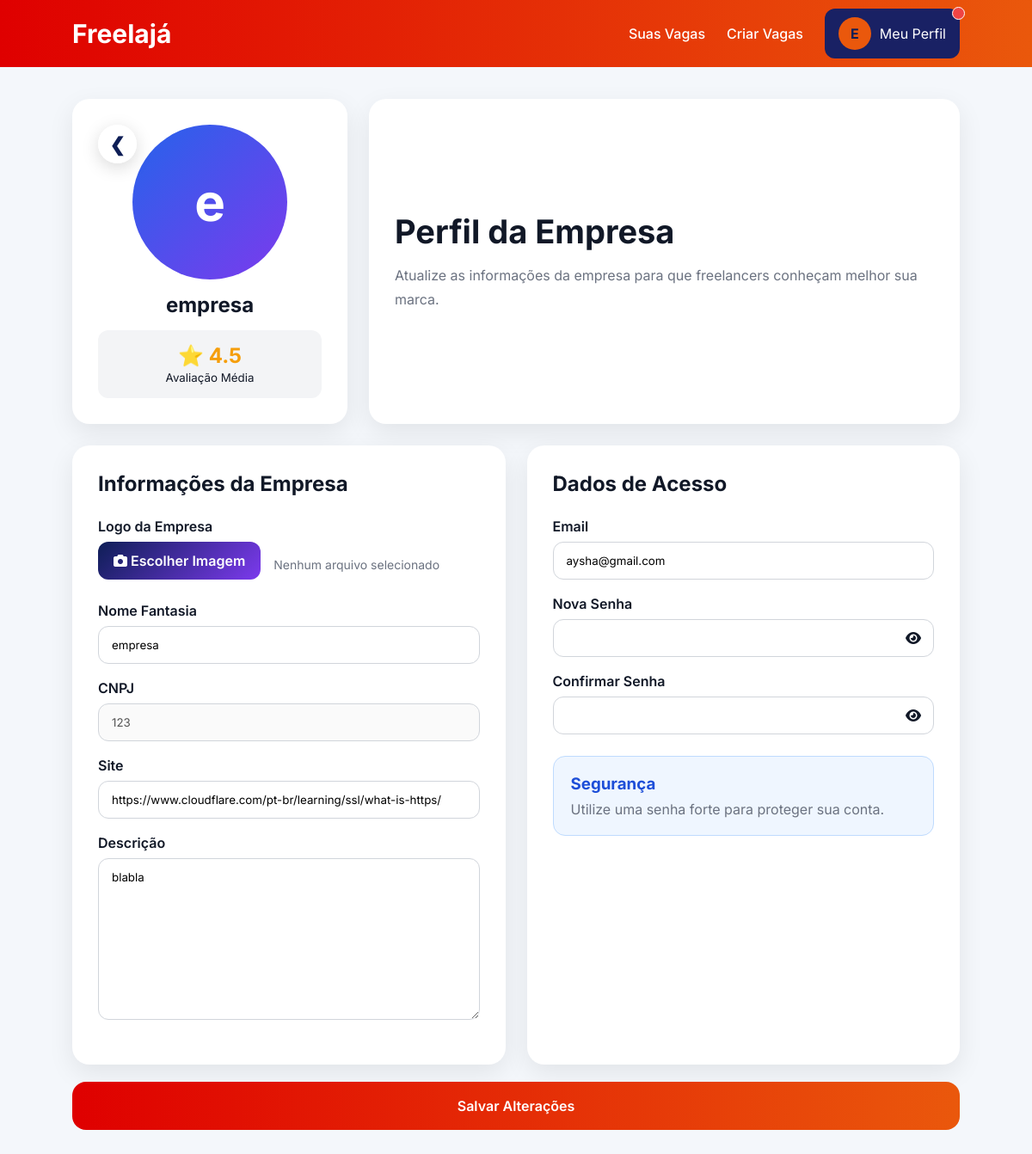
Page /perfis/meuPerfilEmpresa/ (signed in) on the committed database.
### usuario/models.py (models this page shows, shortened)
class Usuario(AbstractUser): #herda de AbstractUser para usar o sistema de autenticação do Django
    TIPOS = (
        ('empresa', 'Empresa'),
        ('freelancer', 'Freelancer'),
    )
    tipo_usuario = models.CharField(
        max_length=20,
        choices=TIPOS
    )

### perfis/models.py (models this page shows, shortened)
class Empresa(models.Model):  # modelo para representar as empresas que vão criar os eventos
    usuario = models.OneToOneField( #relacionamento um-para-um com o modelo Usuario, garantindo que cada empresa tenha um acesso associado
        Usuario,
        on_delete=models.CASCADE
    )
    foto = models.ImageField(
        upload_to='empresas/',
        blank=True,
        null=True
    )
    nomeFantasia = models.CharField(max_length=100)
    cnpj = models.CharField(max_length=18, unique=True)
    descricao = models.TextField()
    site = models.URLField(blank=True, null=True)
    avaliacao_media = models.FloatField(default=0, validators=[MinValueValidator(0), MaxValueValidator(5)])

### perfis/views.py (the view)
# urls.py: path( 'meuPerfilEmpresa/', views.meuPerfilEmpresa, name='meuPerfilEmpresa')
@login_required
def meuPerfilEmpresa(request):
    empresa = get_object_or_404(Empresa, usuario=request.user)
    if request.method == "POST":
        form = PerfilEmpresaForm(
            request.POST,
            request.FILES,
            instance=empresa
        )
        if form.is_valid():
            senha = form.cleaned_data.get("nova_senha")
            confirmar = form.cleaned_data.get("confirmar_senha")
            if senha and senha != confirmar:
                messages.error(
                    request,
                    "As senhas não coincidem."
                )
            else:
                form.save()
                update_session_auth_hash(
                        request,
                        request.user
                    )
                messages.success(
                    request,
                    "Perfil atualizado com sucesso!"
                )
                return redirect('homeEmpresa')
    else:
        form = PerfilEmpresaForm(
            instance=empresa
        )
    return render(
        request,
        "meuPerfilEmpresa.html",
        {
            "empresa": empresa,
            "form": form
        }
    )

### perfis/forms.py (shortened to what this page needs)
class PerfilEmpresaForm(forms.ModelForm):
    email = forms.EmailField()
    nova_senha = forms.CharField(
        required=False,
        widget=forms.PasswordInput(
            attrs={
                "id": "id_nova_senha"
            }
        )
    )
    confirmar_senha = forms.CharField(
        required=False,
        widget=forms.PasswordInput(
            attrs={
                "id": "id_confirmar_senha"
            }
        )
    )
    foto = forms.ImageField(
        required=False,
        label="",
        widget=forms.FileInput(
            attrs={
                "id": "id_foto",
                "class": "hidden-input"
            }
        )
    )
    class Meta:
        model = Empresa
        fields = [
            "foto",
            "nomeFantasia",
            "descricao",
            "site"
        ]
    def __init__(self, *args, **kwargs):
        super().__init__(*args, **kwargs)
        self.fields["email"].initial = (
            self.instance.usuario.email
        )

### notificacoes/context_processors.py (called while the page is built)
def notificacoes_nao_lidas(request):
    if request.user.is_authenticated:
        total = Notificacao.objects.filter(
            usuario=request.user,
            lida=False
        ).count()
    else:
        total = 0
    return {
        'notificacoes_nao_lidas': total
    }

### perfis/templates/meuPerfilEmpresa.html (shortened to what this page needs)
{% extends 'baseEmpresa.html' %}
{% load static %}
{% block css %}
<link rel="stylesheet" href="{% static 'css/meuPerfil.css' %}">
<link rel="stylesheet" href="https://cdnjs.cloudflare.com/ajax/libs/font-awesome/6.5.1/css/all.min.css">
{% endblock %}
{% block content %}
<div class="perfil-page">
    <div class="perfil-header">
        <div class="perfil-foto-card">
            <a href="{% url 'homeFreelancer' %}" class="return-arrow"> ❮</a>
            {% if empresa.foto %}
            <img src="{{ empresa.foto.url }}" class="foto-perfil">
            {% else %}
            <div class="avatar-perfil"> {{ empresa.nomeFantasia|first }} </div>
            {% endif %}
            <h2>{{ empresa.nomeFantasia }}</h2>
            <div class="avaliacao-box">
                <span class="nota"> ⭐ {{ empresa.avaliacao_media|floatformat:1 }}</span>
                <small>Avaliação Média</small>
            </div>
        </div>
        <div class="perfil-info-card">
            <h1>Perfil da Empresa</h1>
            <p>
                Atualize as informações da empresa para que
                freelancers conheçam melhor sua marca.
            </p>
        </div>
    </div>
    <form method="POST" enctype="multipart/form-data">
        <div class="perfil-grid">
            <div class="perfil-card">
                <h2>Informações da Empresa</h2>
                <div class="form-group">
                    <label>Logo da Empresa</label>
                    <div class="upload-area">
                        <label for="id_foto" class="upload-btn">
                            <i class="fa-solid fa-camera"></i> Escolher Imagem
                        </label>
                        <span id="file-name"> Nenhum arquivo selecionado</span>
                    </div>
                </div>
                <div class="form-group">
                    <label>Nome Fantasia</label>
                    {{ form.nomeFantasia }}
                </div>
                <div class="form-group">
                    <label>CNPJ</label>
                    <input type="text" value="{{ empresa.cnpj }}" disabled>
                </div>
                <div class="form-group">
                    <label>Site</label>
                    {{ form.site }}
                </div>
                <div class="form-group">
                    <label>Descrição</label>
                    {{ form.descricao }}
                </div>
            </div>
            <div class="perfil-card">
                <h2>Dados de Acesso</h2>
                <div class="form-group">
                    <label>Email</label>
                    {{ form.email }}
                </div>
                <div class="form-group">
                    <label>Nova Senha</label>
                    <div class="password-box">
                        {{ form.nova_senha }}
                        <span class="toggle-password" onclick="togglePassword('id_nova_senha', this)">
                            <i class="fa-solid fa-eye"></i>
                        </span>
                    </div>
                </div>
                <div class="form-group">
                    <label>Confirmar Senha</label>
                    <div class="password-box">
                        {{ form.confirmar_senha }}
                        <span class="toggle-password" onclick="togglePassword('id_confirmar_senha', this)">
                            <i class="fa-solid fa-eye"></i>
                        </span>
                    </div>
                </div>
                <div class="security-box">
                    <h3>Segurança</h3>
                    <p>
                        Utilize uma senha forte para proteger
                        sua conta.
                    </p>
                </div>
            </div>
        </div>
        <button type="submit" class="btn-save">Salvar Alterações</button>
    </form>
</div>
{% endblock %}

### core/templates/baseEmpresa.html (shortened to what this page needs)
{% load static %}
<!DOCTYPE html>
<html lang="pt-BR">
<head>
    <link rel="stylesheet" href="{% static 'css/base.css' %}">
    {%block css%}{% endblock %}
</head>
<body>
    <header>
        <div class="navbar navbar-empresa">
            <div class="logo"><a href="{% url 'homeEmpresa' %}">Freelajá</a></div>
            <div class="nav-links">
                <a href="{% url 'homeEmpresa' %}">Suas Vagas</a>
                <a href="{% url 'criarVaga' %}">Criar Vagas</a>
                <div class="profile-menu">
                    <div class="profile-btn btn-empresa">
                        {% if request.user.empresa.foto %}
                        <img src="{{ request.user.empresa.foto.url }}" class="avatar"
                            alt="{{ request.user.empresa.nomeFantasia }}">
                        {% else %}
                        <div class="avatar-placeholder">{{ request.user.empresa.nomeFantasia|first }} </div>
                        {% endif %}
                        <span>Meu Perfil</span>
                        {% if notificacoes_nao_lidas > 0 %}
                        <span class="notification-dot"></span>
                        {% endif %}
                    </div>
                </div>
            </div>
        </div>
        {%block content %}
        {% endblock %}
</body>
</html>

### core/static/css/base.css (style rules this page uses)
* { margin:0; padding:0; box-sizing:border-box; font-family:'Inter', system-ui, -apple-system, "Segoe UI", sans-serif; }
body { background:#f4f7fb; color:#111827; padding-top:75px; }
.navbar { position:fixed; top:0; left:0; width:100%; z-index:1000; display:flex; justify-content:space-between; align-items:center; padding:10px 7%; background:linear-gradient(90deg,#0e1e56,#7c3aed); color:white; }
.navbar.navbar-empresa { background:linear-gradient(90deg,#df0000,#ea580c); }
.logo a { font-size:30px; font-weight:700; text-decoration:none; color :white; }
.nav-links { display:flex; align-items:center; gap:25px; }
.nav-links a { text-decoration:none; color:white; font-weight:500; }
.profile-menu { position:relative; }
.profile-btn { display:flex; align-items:center; gap:10px; padding:10px 16px; border-radius:12px; background:rgba(255,255,255,0.15); cursor:pointer; transition:0.3s; }
.profile-btn.btn-empresa { background:#192164; }
.avatar-placeholder { width:38px; height:38px; border-radius:50%; background:#ea580c; color:#0e1e56; display:flex; align-items:center; justify-content:center; font-weight:700; font-size:16px; text-transform:uppercase; }
.toggle-password { position:absolute; top:50%; transform:translateY(-50%); cursor:pointer; transition:.2s; }
.notification-dot { position:absolute; top:-2px; right:-6px; width:15px; height:15px; border-radius:50%; background:#ef4444; border:1px solid white; }
.return-arrow { width:45px; height:45px; border:none; border-radius:50%; background:rgba(255,255,255,.9); color:#0e1e56; font-size:22px; font-weight:bold; display:flex; align-items:center; justify-content:center; text-decoration:none; box-shadow:0 5px 20px rgba(0,0,0,.15); transition:.3s; cursor:pointer; }
.btn-save { width:100%; margin-top:20px; padding:18px; border:none; border-radius:16px; background:linear-gradient(90deg,#df0000,#ea580c); color:white; font-size:16px; font-weight:600; cursor:pointer; transition:.3s; }
.upload-btn { display:flex; align-items:center; gap:10px; background:linear-gradient( 135deg, #0e1e56, #7c3aed ); color:white; padding:12px 18px; border-radius:12px; cursor:pointer; font-weight:600; transition:.3s; }
.upload-area { display:flex; align-items:center; gap:15px; flex-wrap:wrap; }
#file-name { color: #6b7280; font-size: 14px; }

### perfis/static/css/meuPerfil.css (style rules this page uses)
.perfil-page { max-width:1400px; margin:40px auto; padding:0 30px; margin-left: 4.5%; margin-right: 4.5%; }
.perfil-header { display:grid; grid-template-columns:320px 1fr; gap:25px; margin-bottom:25px; }
.perfil-foto-card, .perfil-info-card { background:white; border-radius:20px; padding:30px; box-shadow:0 10px 30px rgba(0,0,0,.08); }
.perfil-foto-card { text-align:center; }
.avatar-perfil { width:180px; height:180px; margin:auto; margin-bottom:15px; border-radius:50%; display:flex; align-items:center; justify-content:center; background:linear-gradient( 135deg, #2563eb, #7c3aed ); color:white; font-size:60px; font-weight:700; }
.perfil-foto-card h2 { margin-bottom:15px; }
.avaliacao-box { background:#f3f4f6; padding:15px; border-radius:12px; }
.nota { display:block; font-size:24px; font-weight:700; color:#f59e0b; }
.perfil-info-card { display:flex; flex-direction:column; justify-content:center; }
.perfil-info-card h1 { font-size:38px; margin-bottom:15px; }
.perfil-info-card p { color:#6b7280; line-height:1.7; }
.perfil-grid { display:grid; grid-template-columns:1fr 1fr; gap:25px; }
.perfil-card { background:white; border-radius:20px; padding:30px; box-shadow:0 10px 30px rgba(0,0,0,.08); }
.perfil-card h2 { margin-bottom:25px; color:#111827; }
.form-group { margin-bottom:18px; }
.form-group label { display:block; margin-bottom:8px; font-weight:600; }
.form-group input, .form-group textarea, .form-group select { width:100%; padding:13px 15px; border:1px solid #d1d5db; border-radius:12px; outline:none; transition:.3s; }
.form-group textarea { min-height:140px; resize:vertical; }
.security-box { margin-top:25px; padding:20px; border-radius:14px; background:#eff6ff; border:1px solid #bfdbfe; }
.security-box h3 { margin-bottom:8px; color:#1d4ed8; }
.security-box p { color:#6b7280; }
#file-name { color:#6b7280; font-size:14px; }
.password-box { position:relative; }
.password-box input { padding-right:45px !important; }
.toggle-password { right:15px; }
.return-arrow { position:absolute; z-index:10; }

### rows in the picture
Usuario: user.empresa.nomeFantasia|first "E", email "aysha@gmail.com"
Empresa: nomeFantasia|first "e", nomeFantasia "empresa", avaliacao_media "4.5", cnpj "123", site "https://www.cloudflare.com/pt-br/learning/ssl/what-is-https/", descricao "blabla"
